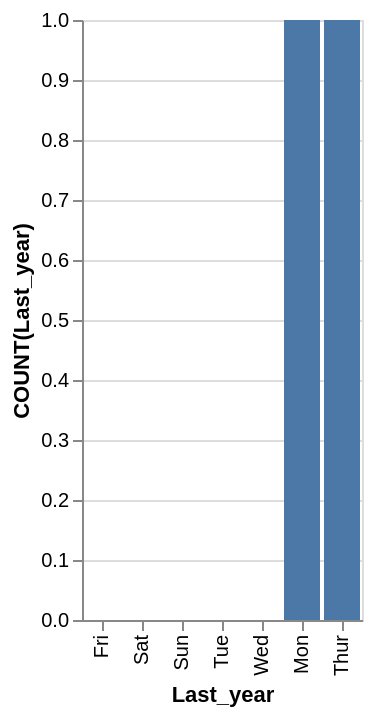

Specify this chart in Vega-Lite:
### Vega-Lite specification from a JSON file in a GitHub repository (floating-point values rounded to 4 significant figures)
{"data": {"values": [{"x_data": "Fri", "y_data": 0}, {"x_data": "Sat", "y_data": 0}, {"x_data": "Sun", "y_data": 0}, {"x_data": "Tue", "y_data": 0}, {"x_data": "Wed", "y_data": 0}, {"x_data": "Mon", "y_data": 1}, {"x_data": "Thur", "y_data": 1}]}, "mark": "bar", "encoding": {"x": {"field": "x_data", "type": "nominal", "title": "Last_year", "sort": {"op": "sum", "field": "y_data", "order": "ascending"}}, "y": {"field": "y_data", "type": "quantitative", "title": "COUNT(Last_year)"}}}
